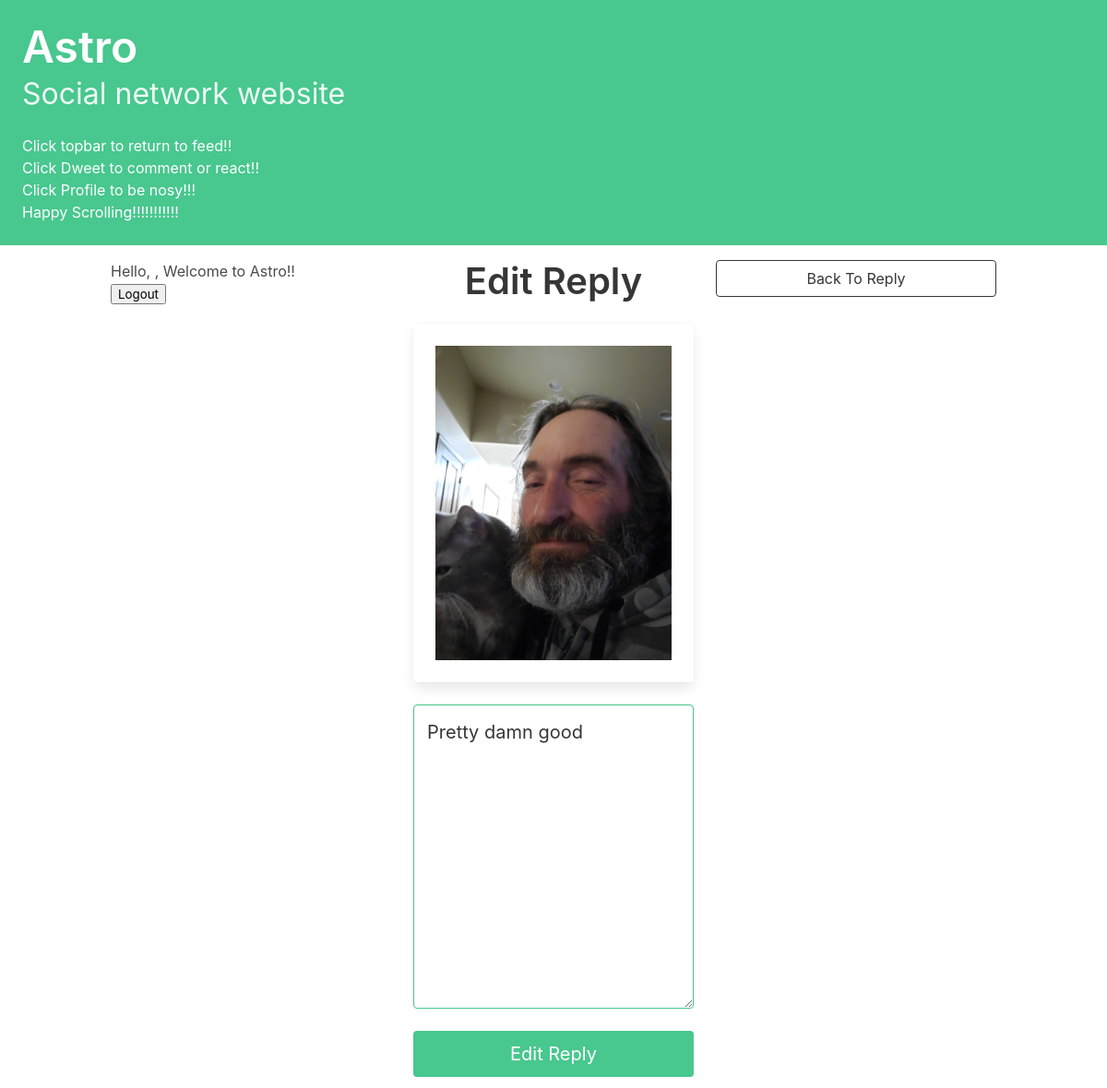
Screenshot of /reply_edit/1 with the database file from the repository.
### astro/models.py (models this page shows, shortened)
class Reply(models.Model):
    user = models.ForeignKey(
        User,
        related_name="replies",
        on_delete=models.DO_NOTHING
    )
    body = models.CharField(
        max_length=250
    )
    replyImage = models.ImageField(
        blank=True
    )
    created_at = models.DateTimeField(
        auto_now_add=True
    )
    class Meta:
        ordering = ['-created_at']

### astro/views.py (the view)
# urls.py: path('reply_edit/<int:pk>', reply_edit, name='reply_edit'),
def reply_edit(request, pk):
    context = {}
    reply = Reply.objects.get(pk=pk)
    initial_reply = {
        'body': reply.body
    }
    form = ReplyEditForm(request.POST or None, initial=initial_reply)
    context['form'] = form
    context['reply'] = reply
    if request.method == "POST":
        if form.is_valid():
            updated_reply = form.save(commit=False)
            reply.body = updated_reply.body
            reply.save()
            return redirect("astro:reply", reply.id)
    return render(
        request,
        "astro/reply_edit.html",
        context
    )

### astro/forms.py
class ReplyEditForm(forms.ModelForm):
    body = forms.CharField(
        required=True,
        widget=forms.widgets.Textarea(
            attrs={
                "class": "textarea is-success is-medium",
            }
        ),
        label = "",
    )
    class Meta:
        model = Reply
        exclude = ("user", "reactions", "replyImage")

### astro/templates/astro/reply_edit.html (shortened to what this page needs)
{% extends "base.html" %}
{% block content %}
    <div class="column">
        <div class="block" style="text-align:center">
            <h1 class="title is-2">
                Edit Reply
            </h1>
        </div>
        {% if reply.replyImage %}
            <div class="block" style="text-align:center">
                <div class="card">
                    <div class="card-content">
                        <div class="media">
                            <div class="media-center">
                                <figure class="image is-fullwidth">
                                    <img src="{{ reply.replyImage.url }}" alt="reply picture">
                                </figure>
                            </div>
                        </div>
                    </div>
                </div>
            </div>
        {% endif %}
        <div class="block">
            <form method="post">
                {{ form.as_p }}
                <button class="button is-success is-fullwidth is-medium mt-5" type="submit">
                    Edit Reply
                </button>
            </form>
        </div>
    </div>
    <div class="column">
        <div class="block">
            <a href="{% url 'astro:reply' reply.id %}">
                <button class="button is-dark is-outlined is-fullwidth">
                    Back To Reply
                </button>
            </a>
        </div>
    </div>
{% endblock content %}

### rows the page displays
Reply: replyImage (picture), body "Pretty damn good"
